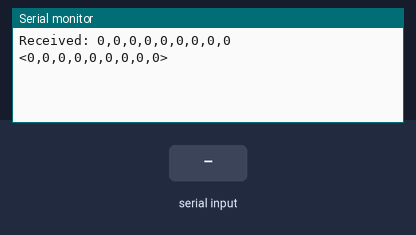
Simulated run of this sketch. Board: Arduino Mega 2560, built with avr-gcc and run on an emulated ATmega2560. Parts: the last lines printed to the serial monitor. The test bench sets the inputs (shaded band).

Above: at 1.2 s.
1.3 s: "<,>" received over the second serial link
At 2.3 s:
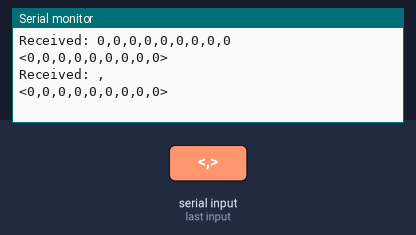
2.8 s: "<5>" received over the second serial link
At 3.5 s:
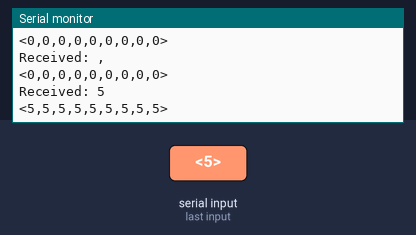
4.3 s: ">" received over the second serial link
At 5.8 s:
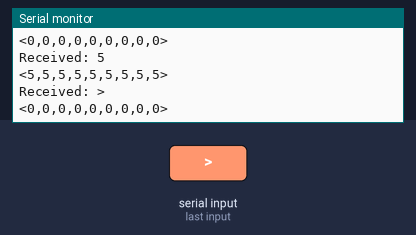

The sketch:

nano_alarm_simulated.ino
```cpp
#include <SoftwareSerial.h>

SoftwareSerial SerialFrMega(11,12); // RX, TX

void setup() {
  Serial.begin(115200);
  SerialFrMega.begin(115200);

/// Debugging purpose
//  String msg = "<";
//  msg = msg + String(alarms[0]);
//  for(int i = 1;i<9;i++) {
//    msg = msg + "," + String(alarms[i]);
//  }
//  msg = msg + ">";
//  Serial.println(msg);
}

void loop() {
/// Code for Nano_Alarm
  updateAllGlobalVars();
//  String received = listeningMega();
//  Serial.print("Received: "); Serial.println(received); Serial.flush();
}

bool updated = false;
byte alarmzz[] = {0,0,0,0,0,0,0,0,0};
String lastData = "<0,0,0,0,0,0,0,0,0>";

void updateAllGlobalVars(){
  String received = listeningMega();
  if(!updated) {
    Serial.print("Received: ");
    Serial.println(received);
    Serial.flush();

    int indexStart = 0;
    int indexEnd = 0;

    for(int i = 0; i<9; i++) {
      indexEnd = received.indexOf(",", indexStart);
      alarmzz[i] = received.substring(indexStart, indexEnd).toInt();
      indexStart = indexEnd+1;
      //    Serial.println(String(i) + ": " + bufferq[i]);
    }

    String msg = "<";
    msg = msg + String(alarmzz[0]);
    for(int i = 1;i<9;i++) {msg = msg + "," + String(alarmzz[i]);}
    msg = msg + ">";
    Serial.println(msg);


    updated = true;
  }
}

//// Update Buffer from serial
String listeningMega(){
  bool quit = false;
  String seriesData = "";

//  Serial.println(F("Waiting data from Mega...")); Serial.flush();
  while (!quit) {
    if (SerialFrMega.available() > 0) {
      updated = false;
      char x = SerialFrMega.read();
      if (x == '>') {
        seriesData += x;
        quit = true;
      } else {
        if (x == '<') {seriesData = "";}
        seriesData += x;
      }
    } else {
      seriesData = lastData;
      quit = true;
    }
  }
  lastData = seriesData;

  //!! Dummy Data !!
//  seriesData = "<1,0,0,350,2,14,0>";

//  String seriesData2 = ;

  return seriesData.substring(1,seriesData.length()-1);
}

//String listeningMega(){
//  bool quit = false;
//  String seriesData = "";
//
//  Serial.println(F("Waiting data from Mega...")); Serial.flush();
//  while (!quit) {
//    if (SerialFrMega.available() > 0) {
//      char x = SerialFrMega.read();
//      if (x == '>'){
//        seriesData += x;
//        quit = true;
//      } else {
//        if (x == '<') {seriesData = "";}
//        seriesData += x;
//      }
//    }
//  }
//
//  return seriesData;
//}
```

Measured:
- after the input at 1.3 s, the serial monitor: prints a new line at once (image 1)
- after the input at 2.8 s, the serial monitor: prints a new line at once (image 2)
- after the input at 4.3 s, the serial monitor: prints a new line at once (image 3)
